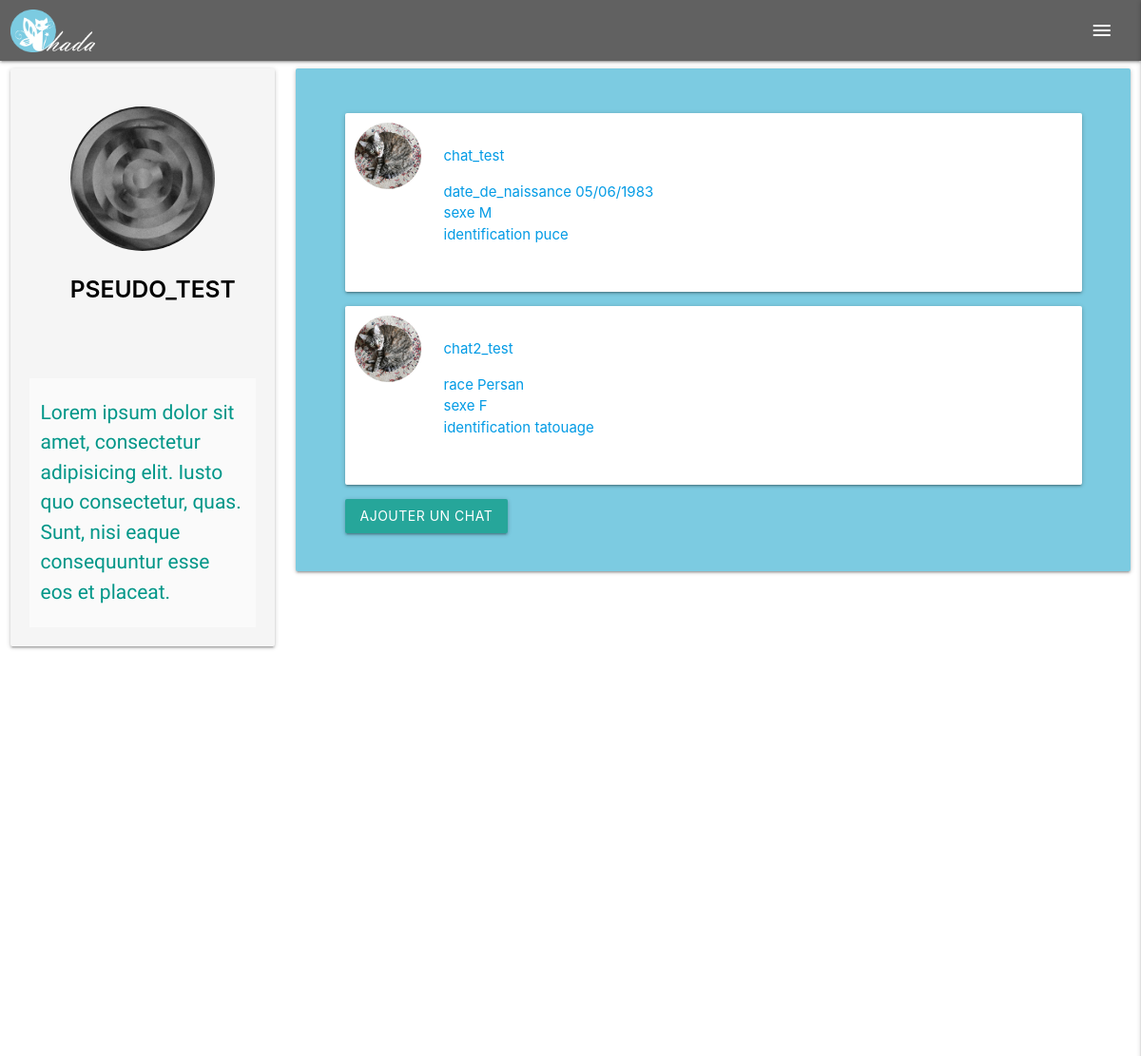
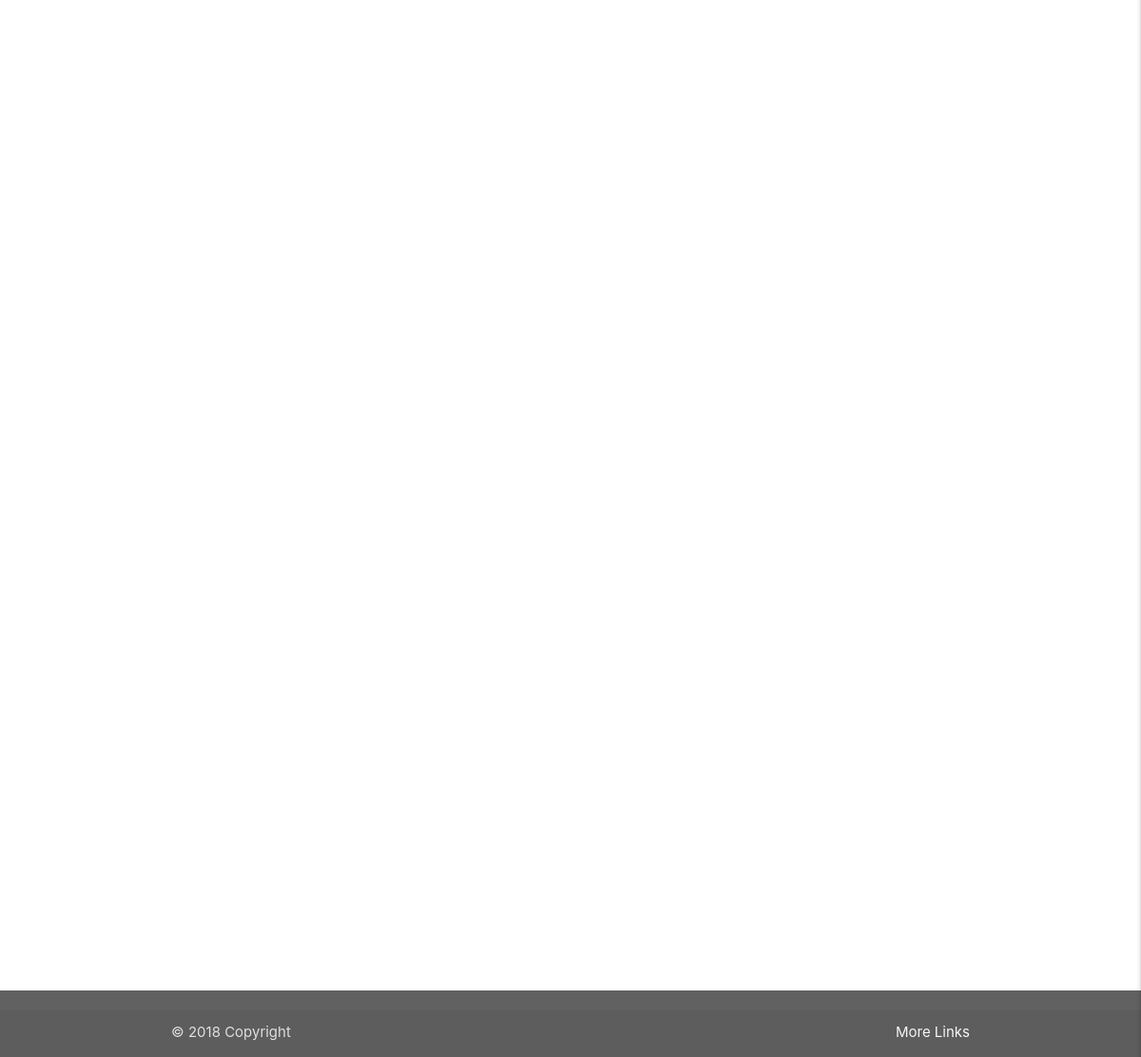
The app's page /admin.php (signed in) with its own data (2 pictures, top to bottom).
### tables this page shows
CREATE TABLE IF NOT EXISTS `chats` (
  `id` int(11) NOT NULL AUTO_INCREMENT,
  `id_utilisateur` int(11) NOT NULL,
  `nom` varchar(50) NOT NULL,
  PRIMARY KEY (`id`)
);

CREATE TABLE IF NOT EXISTS `attribut_chat` (
  `id_chat` int(11) NOT NULL,
  `id_attribut` int(11) NOT NULL,
  `valeur` varchar(100) NOT NULL,
  `afficherdashbord` bit(1) NOT NULL,
  PRIMARY KEY (`id_chat`,`id_attribut`)
);

CREATE TABLE IF NOT EXISTS `attributs` (
  `id` int(11) NOT NULL,
  `nom` varchar(100) NOT NULL,
  PRIMARY KEY (`id`) USING BTREE
);

### admin.php (the view, shortened to what this page needs)
<!doctype html>
<html>
<?php include "header.php"?>
<body>
	<?php include "nav.php"?>
	<div class="admin">
		<div class="row">
			<div class="col s12 m3 left">
				<div class="card card-grey">
					<div class="row">
						<div class="col s12">
							<div class="row">
								<div class="col s12">
									<img src="img/562824_2759032017078_1554093599_n.jpg" alt="" class="responsive-img circle" />
									<h5 class="title-page">
										<?php echo $_SESSION['pseudo'] ?>
									</h5>
								</div>
							</div>
						</div>
						<div class="col s12 text-left grey lighten-5">
							<p class="teal-text">Lorem ipsum dolor sit amet, consectetur adipisicing elit. Iusto quo consectetur, quas. Sunt, nisi eaque consequuntur
								esse eos et placeat.</p>
						</div>
					</div>
				</div>
			</div>
			<div class="col s12 m9 center">
				<div id="card">
					<div class="front">
						<div class="card">
							<div class="row">
								<div class="col s12">
									<?php
								require_once 'connect.php';
								if (empty($_SESSION['id'])) {
									echo 'Error!';
								} else {
									$ssid = $_SESSION['id'];
									$recup_infos = "SELECT * FROM chats WHERE id_utilisateur = '$ssid'";
									$query = mysqli_query($connect, $recup_infos);
									while($line = mysqli_fetch_assoc($query))
									{
										$id_chat = $line['id'];
										$query_attributs = mysqli_query($connect, "SELECT attributs.nom AS nom, attribut_chat.valeur AS valeur FROM attribut_chat INNER JOIN attributs ON attributs.id = attribut_chat.id_attribut WHERE attribut_chat.id_chat = '$id_chat' AND attribut_chat.afficherdashbord='1'");
										?>
										<a href="profil_chat.php?id_chat=<?php echo $id_chat ?>">
											<div class="card horizontal card-cat">
												<div class="card-image">
													<img src="img/IMG_20170307_133743_071.jpg">
												</div>
												<div class="card-content">
													<p>
														<?php echo $line['nom'];?>
													</p>
													<ul>
														<?php
														while($attribut = mysqli_fetch_assoc($query_attributs)) {
															echo "<li>".$attribut['nom']." <span>".$attribut['valeur']."</span></li>";
														}
														?>
													</ul>
												</div>
											</div>
										</a>
									<?php }
								} ?>
									<button class="waves-effect waves-light btn" id="btn-flip">Ajouter un chat</button>
								</div>
							</div>
						</div>
					</div>
				</div>
			</div>
		</div>
		<?php include "footer.php"?>
</body>
</html>

### header.php (shortened to what this page needs)
<head>
	<link rel="stylesheet" href="css/style.css">
	<link rel="stylesheet" href="https://cdnjs.cloudflare.com/ajax/libs/materialize/1.0.0-rc.2/css/materialize.min.css">
</head>

### nav.php (shortened to what this page needs)
<nav class="grey darken-2">
	<div class="nav-wrapper">
		<div class="row">
			<div class="col s12">
				<a href="#" class="brand-logo"><img src="img/logo-w.png" alt="" /></a>
				<a href="#" data-target="slide-out" class="sidenav-trigger"><i class="material-icons">menu</i></a>
			</div>
		</div>
	</div>
</nav>

### footer.php
<footer class="page-footer grey darken-2">
       <div class="footer-copyright">
         <div class="container">
         © 2018 Copyright
         <a class="grey-text text-lighten-4 right" href="#!">More Links</a>
         </div>
       </div>
     </footer>

### css/style.css (style rules this page uses)
nav a.sidenav-trigger { display: block !important; float: right; }
nav .brand-logo { display: flex !important; flex-direction: column; justify-content: center; height: 100%; }
nav .brand-logo img { height: 45px; }
.card-grey { background-color: #f5f5f5 !important; }
h5.title-page { color: #FFFFFF; font-weight: 600; text-align: center; text-transform: uppercase; margin-top: 20px; margin-bottom: 60px; }
.card-grey h5.title-page { color: #000; }
.admin .left .card { background-color: #7ccbe1; }
.admin .left .card .row, .admin .center .card .row { margin: 0; }
.admin .text-left { font-family: 'Arapey', serif; font-size: 1.4rem; }
.admin .center { text-align: left !important; }
.admin .center .card { background-color: #7ccbe1; padding: 20px; text-align: left; }
.admin .center .card .card-cat { background-color: #fff; padding: 10px; }
.admin .center .card .card-cat img { width: 70px; border-radius: 50%; }
.card .row { margin: 0 !important; padding: 20px; }

### records on screen
chats: nom "chat_test"
attribut_chat: id_attribut.nom "date_de_naissance", valeur "05/06/1983"
attribut_chat: id_attribut.nom "sexe", valeur "M"
attribut_chat: id_attribut.nom "identification", valeur "puce"
chats: nom "chat2_test"
attribut_chat: id_attribut.nom "race", valeur "Persan"
attribut_chat: id_attribut.nom "sexe", valeur "F"
attribut_chat: id_attribut.nom "identification", valeur "tatouage"

### other values on screen
$_SESSION['pseudo'] "PSEUDO_TEST"
